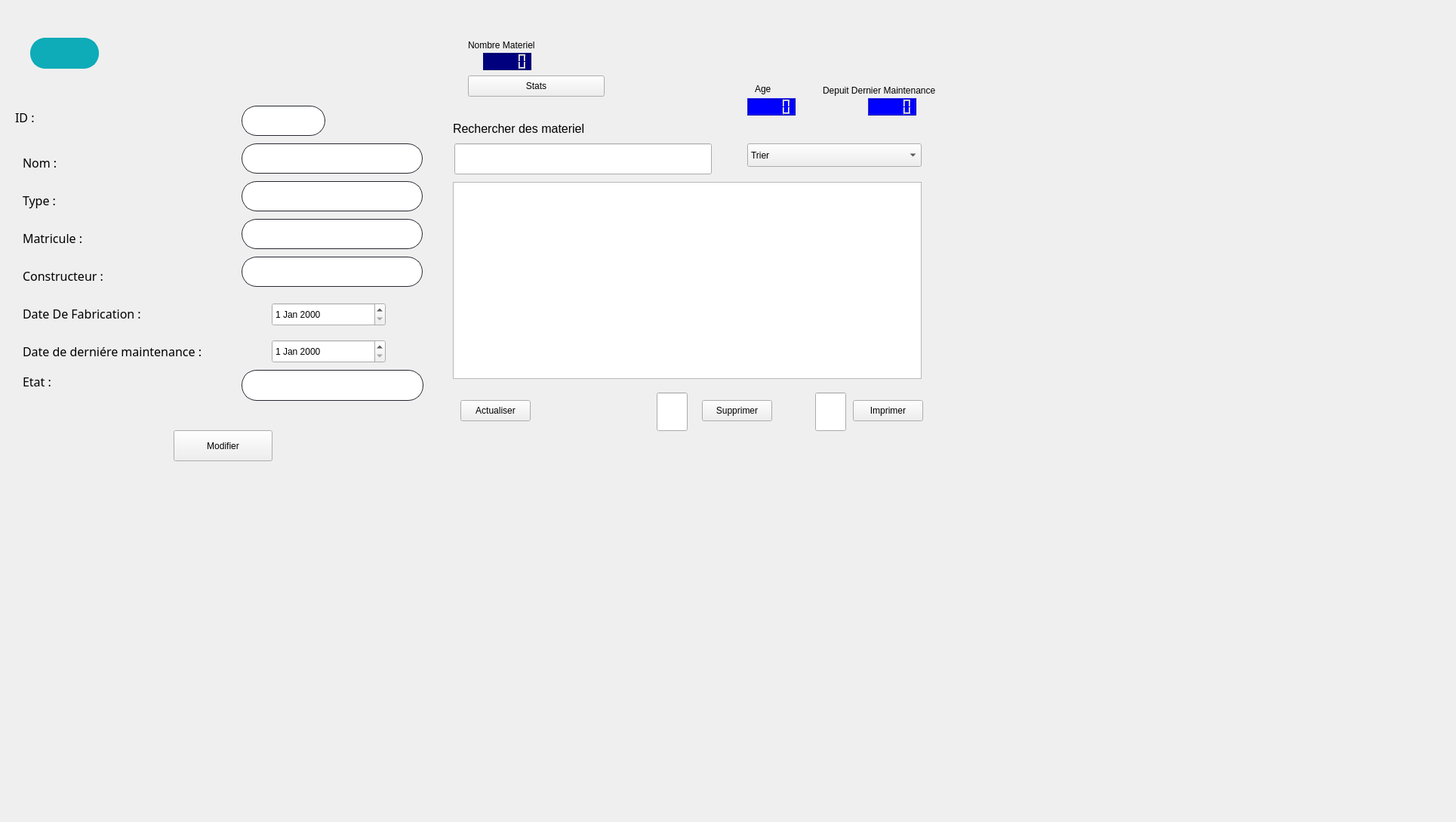
        <widget class="QWidget" name="AfficherMateriel">
         <attribute name="title">
          <string>Afficher Materiel</string>
         </attribute>
         <widget class="QLabel" name="modifBackgroundMat">
          <property name="geometry">
           <rect>
            <x>-10</x>
            <y>-10</y>
            <width>1920</width>
            <height>1080</height>
           </rect>
          </property>
          <property name="text">
           <string/>
          </property>
          <property name="pixmap">
           <pixmap resource="res.qrc">:/img/back_empty.png</pixmap>
          </property>
          <property name="scaledContents">
           <bool>true</bool>
          </property>
         </widget>
         <widget class="QPushButton" name="ActualiserMatBox">
          <property name="geometry">
           <rect>
            <x>610</x>
            <y>530</y>
            <width>93</width>
            <height>28</height>
           </rect>
          </property>
          <property name="text">
           <string>Actualiser</string>
          </property>
         </widget>
         <widget class="QPushButton" name="modifMatBox">
          <property name="geometry">
           <rect>
            <x>230</x>
            <y>570</y>
            <width>131</width>
            <height>41</height>
           </rect>
          </property>
          <property name="text">
           <string>Modifier</string>
          </property>
         </widget>
         <widget class="QComboBox" name="TrierBox">
          <property name="geometry">
           <rect>
            <x>990</x>
            <y>190</y>
            <width>231</width>
            <height>31</height>
           </rect>
          </property>
          <item>
           <property name="text">
            <string>Trier</string>
           </property>
          </item>
          <item>
           <property name="text">
            <string>A-Z</string>
           </property>
          </item>
          <item>
           <property name="text">
            <string>Date Fabrication</string>
           </property>
          </item>
         </widget>
         <widget class="QLabel" name="textRechercherMateriel">
          <property name="geometry">
           <rect>
            <x>600</x>
            <y>150</y>
            <width>311</width>
            <height>41</height>
           </rect>
          </property>
          <property name="font">
           <font>
            <pointsize>12</pointsize>
           </font>
          </property>
          <property name="text">
           <string>&lt;html&gt;&lt;head/&gt;&lt;body&gt;&lt;p&gt;Rechercher des materiel&lt;/p&gt;&lt;/body&gt;&lt;/html&gt;</string>
          </property>
         </widget>
         <widget class="QPushButton" name="imprimerBox">
          <property name="geometry">
           <rect>
            <x>1130</x>
            <y>530</y>
            <width>93</width>
            <height>28</height>
           </rect>
          </property>
          <property name="text">
           <string>Imprimer</string>
          </property>
         </widget>
         <widget class="QPushButton" name="deleteBox">
          <property name="geometry">
           <rect>
            <x>930</x>
            <y>530</y>
            <width>93</width>
            <height>28</height>
           </rect>
          </property>
          <property name="text">
           <string>Supprimer</string>
          </property>
         </widget>
         <widget class="QLabel" name="matImage">
          <property name="geometry">
           <rect>
            <x>340</x>
            <y>10</y>
            <width>151</width>
            <height>111</height>
           </rect>
          </property>
          <property name="styleSheet">
           <string notr="true">/* QLabel background */
QLabel {
    background-color: transparent; /* Change as needed */
    border: none; /* Change as needed */
}

/* QLabel with image */
QLabel#imageLabel {
    border: 1px solid #ccc; /* Change as needed */
    border-radius: 4px; /* Change as needed */
    padding: 4px; /* Change as needed */
}

/* QLabel text */
QLabel#imageLabel::text {
    color: #000; /* Change as needed */
}

/* QLabel image */
QLabel#imageLabel::icon {
    /* Set the path to your image */
    image: url(image_path.png); /* Change the image path */
    width: 100px; /* Change as needed */
    height: 100px; /* Change as needed */
}
</string>
          </property>
          <property name="text">
           <string/>
          </property>
          <property name="pixmap">
           <pixmap resource="res.qrc">:/img/download.jpg</pixmap>
          </property>
          <property name="scaledContents">
           <bool>true</bool>
          </property>
         </widget>
         <widget class="QPushButton" name="returnAfficherMat">
          <property name="geometry">
           <rect>
            <x>40</x>
            <y>50</y>
            <width>91</width>
            <height>41</height>
           </rect>
          </property>
          <property name="styleSheet">
           <string notr="true">/* Styles généraux du bouton */
QPushButton {
    background-color: #0EABB8; /* Bleu clair pour représenter l'eau */
    border: 2px solid #0EABB8; /* Bordure bleue */
    color: #ffffff; /* Texte blanc */
    padding: 15px 25px; /* Espacement intérieur */
    font-size: 18px; /* Taille de la police */
    font-weight: bold; /* Police en gras */
    border-radius: 20px; /* Bordure arrondie */
    outline: none; /* Supprime la bordure de focus */
    position: relative; /* Position relative pour les pseudo-éléments */
    overflow: hidden; /* Cache le contenu débordant */
    transition: background-color 0.3s, color 0.3s; /* Transition des couleurs */
}

/* Style au survol du bouton */
QPushButton:hover {
    background-color: #03a9fc; /* Fond devient blanc */
    color: #0EABB8; /* Texte devient bleu clair */
}

/* Style au clic du bouton */
QPushButton:pressed {
    background-color: #1e4c6f; /* Bleu foncé lors du clic */
    color: #f8f8f8; /* Texte blanc lors du clic */
}

/* Animation pour le pseudo-élément :after */
QPushButton::after {
    content: ''; /* Contenu vide */
    position: absolute; /* Position absolue */
    width: 100%; /* Largeur à 100% */
    height: 100%; /* Hauteur à 100% */
    background-color: rgba(255, 255, 255, 0.3); /* Fond semi-transparent */
    top: 50%; /* Positionnement au centre vertical */
    left: 50%; /* Positionnement au centre horizontal */
    border-radius: 50%; /* Bordure arrondie */
    transform: translate(-50%, -50%) scale(0); /* Réduit l'échelle à 0 */
    transition: transform 0.5s ease; /* Transition de l'échelle */
}

/* Animation au survol du bouton */
QPushButton:hover::after {
    transform: translate(-50%, -50%) scale(2); /* Augmente l'échelle à 2 */
}</string>
          </property>
          <property name="text">
           <string/>
          </property>
          <property name="icon">
           <iconset resource="res.qrc">
            <normaloff>:/img/return.png</normaloff>:/img/return.png</iconset>
          </property>
          <property name="iconSize">
           <size>
            <width>35</width>
            <height>35</height>
           </size>
          </property>
          <property name="shortcut">
           <string>Backspace</string>
          </property>
         </widget>
         <widget class="QTableView" name="tableView">
          <property name="geometry">
           <rect>
            <x>600</x>
            <y>241</y>
            <width>621</width>
            <height>261</height>
           </rect>
          </property>
         </widget>
         <widget class="QLineEdit" name="nomBoxMat_4">
          <property name="geometry">
           <rect>
            <x>320</x>
            <y>190</y>
            <width>240</width>
            <height>40</height>
           </rect>
          </property>
          <property name="font">
           <font>
            <family>OpenSymbol</family>
            <pointsize>11</pointsize>
           </font>
          </property>
          <property name="styleSheet">
           <string notr="true">QLineEdit {
border: 1px solid rgb(37,39,48);
border-radius: 20px;
padding-left:20px;
padding-right:20px;
}
QLineEdit:hover{
	border: 2px solid rgb(222, 221, 218)
}
QLineEdit:focus{
	border: 2px solid rgb(154, 208, 236)
}</string>
          </property>
          <property name="placeholderText">
           <string/>
          </property>
         </widget>
         <widget class="QLineEdit" name="etatBox_4">
          <property name="geometry">
           <rect>
            <x>320</x>
            <y>490</y>
            <width>241</width>
            <height>41</height>
           </rect>
          </property>
          <property name="font">
           <font>
            <family>OpenSymbol</family>
            <pointsize>11</pointsize>
           </font>
          </property>
          <property name="styleSheet">
           <string notr="true">QLineEdit {
border: 1px solid rgb(37,39,48);
border-radius: 20px;
padding-left:20px;
padding-right:20px;
}
QLineEdit:hover{
	border: 2px solid rgb(222, 221, 218)
}
QLineEdit:focus{
	border: 2px solid rgb(154, 208, 236)
}</string>
          </property>
          <property name="placeholderText">
           <string/>
          </property>
         </widget>
         <widget class="QLabel" name="textConstructeur_4">
          <property name="geometry">
           <rect>
            <x>30</x>
            <y>350</y>
            <width>181</width>
            <height>31</height>
           </rect>
          </property>
          <property name="font">
           <font>
            <family>OpenSymbol</family>
            <pointsize>12</pointsize>
           </font>
          </property>
          <property name="text">
           <string>Constructeur :</string>
          </property>
         </widget>
         <widget class="QLabel" name="textEtat_4">
          <property name="geometry">
           <rect>
            <x>30</x>
            <y>490</y>
            <width>351</width>
            <height>31</height>
           </rect>
          </property>
          <property name="font">
           <font>
            <family>OpenSymbol</family>
            <pointsize>12</pointsize>
           </font>
          </property>
          <property name="text">
           <string>Etat :</string>
          </property>
         </widget>
         <widget class="QLineEdit" name="matriculeBox_4">
          <property name="geometry">
           <rect>
            <x>320</x>
            <y>290</y>
            <width>240</width>
            <height>40</height>
           </rect>
          </property>
          <property name="font">
           <font>
            <family>OpenSymbol</family>
            <pointsize>11</pointsize>
           </font>
          </property>
          <property name="styleSheet">
           <string notr="true">QLineEdit {
border: 1px solid rgb(37,39,48);
border-radius: 20px;
padding-left:20px;
padding-right:20px;
}
QLineEdit:hover{
	border: 2px solid rgb(222, 221, 218)
}
QLineEdit:focus{
	border: 2px solid rgb(154, 208, 236)
}</string>
          </property>
          <property name="text">
           <string/>
          </property>
          <property name="placeholderText">
           <string/>
          </property>
         </widget>
         <widget class="QLabel" name="textName_4">
          <property name="geometry">
           <rect>
            <x>30</x>
            <y>200</y>
            <width>211</width>
            <height>31</height>
           </rect>
          </property>
          <property name="font">
           <font>
            <family>OpenSymbol</family>
            <pointsize>12</pointsize>
           </font>
          </property>
          <property name="text">
           <string>Nom :</string>
          </property>
         </widget>
         <widget class="QLabel" name="textMatricule_4">
          <property name="geometry">
           <rect>
            <x>30</x>
            <y>300</y>
            <width>181</width>
            <height>31</height>
           </rect>
          </property>
          <property name="font">
           <font>
            <family>OpenSymbol</family>
            <pointsize>12</pointsize>
           </font>
          </property>
          <property name="text">
           <string>Matricule :</string>
          </property>
         </widget>
         <widget class="QDateEdit" name="dateEdit_4">
          <property name="geometry">
           <rect>
            <x>360</x>
            <y>401</y>
            <width>151</width>
            <height>31</height>
           </rect>
          </property>
         </widget>
         <widget class="QLabel" name="textDateFabrication_4">
          <property name="geometry">
           <rect>
            <x>30</x>
            <y>400</y>
            <width>231</width>
            <height>31</height>
           </rect>
          </property>
          <property name="font">
           <font>
            <family>OpenSymbol</family>
            <pointsize>12</pointsize>
           </font>
          </property>
          <property name="text">
           <string>Date De Fabrication :</string>
          </property>
         </widget>
         <widget class="QLineEdit" name="constructeurBox_4">
          <property name="geometry">
           <rect>
            <x>320</x>
            <y>340</y>
            <width>240</width>
            <height>40</height>
           </rect>
          </property>
          <property name="font">
           <font>
            <family>OpenSymbol</family>
            <pointsize>11</pointsize>
           </font>
          </property>
          <property name="styleSheet">
           <string notr="true">QLineEdit {
border: 1px solid rgb(37,39,48);
border-radius: 20px;
padding-left:20px;
padding-right:20px;
}
QLineEdit:hover{
	border: 2px solid rgb(222, 221, 218)
}
QLineEdit:focus{
	border: 2px solid rgb(154, 208, 236)
}</string>
          </property>
          <property name="placeholderText">
           <string/>
          </property>
         </widget>
         <widget class="QLineEdit" name="typeBox_4">
          <property name="geometry">
           <rect>
            <x>320</x>
            <y>240</y>
            <width>240</width>
            <height>40</height>
           </rect>
          </property>
          <property name="font">
           <font>
            <family>OpenSymbol</family>
            <pointsize>11</pointsize>
           </font>
          </property>
          <property name="styleSheet">
           <string notr="true">QLineEdit {
border: 1px solid rgb(37,39,48);
border-radius: 20px;
padding-left:20px;
padding-right:20px;
}
QLineEdit:hover{
	border: 2px solid rgb(222, 221, 218)
}
QLineEdit:focus{
	border: 2px solid rgb(154, 208, 236)
}</string>
          </property>
          <property name="placeholderText">
           <string/>
          </property>
         </widget>
         <widget class="QLabel" name="textTypeMat_4">
          <property name="geometry">
           <rect>
            <x>30</x>
            <y>250</y>
            <width>181</width>
            <height>31</height>
           </rect>
          </property>
          <property name="font">
           <font>
            <family>OpenSymbol</family>
            <pointsize>12</pointsize>
           </font>
          </property>
          <property name="text">
           <string>Type :</string>
          </property>
         </widget>
         <widget class="QLabel" name="textDateMaintenance_4">
          <property name="geometry">
           <rect>
            <x>30</x>
            <y>450</y>
            <width>361</width>
            <height>31</height>
           </rect>
          </property>
          <property name="font">
           <font>
            <family>OpenSymbol</family>
            <pointsize>12</pointsize>
           </font>
          </property>
          <property name="text">
           <string>Date de derniére maintenance :</string>
          </property>
         </widget>
         <widget class="QLabel" name="textImage_4">
          <property name="geometry">
           <rect>
            <x>20</x>
            <y>140</y>
            <width>181</width>
            <height>31</height>
           </rect>
          </property>
          <property name="font">
           <font>
            <family>OpenSymbol</family>
            <pointsize>12</pointsize>
           </font>
          </property>
          <property name="text">
           <string>ID :</string>
          </property>
         </widget>
         <widget class="QLineEdit" name="idBox_4">
          <property name="geometry">
           <rect>
            <x>320</x>
            <y>140</y>
            <width>111</width>
            <height>40</height>
           </rect>
          </property>
          <property name="font">
           <font>
            <family>OpenSymbol</family>
            <pointsize>11</pointsize>
           </font>
          </property>
          <property name="styleSheet">
           <string notr="true">QLineEdit {
border: 1px solid rgb(37,39,48);
border-radius: 20px;
padding-left:20px;
padding-right:20px;
}
QLineEdit:hover{
	border: 2px solid rgb(222, 221, 218)
}
QLineEdit:focus{
	border: 2px solid rgb(154, 208, 236)
}</string>
          </property>
          <property name="placeholderText">
           <string/>
          </property>
         </widget>
         <widget class="QDateEdit" name="dateMaintenanceBox_4">
          <property name="geometry">
           <rect>
            <x>360</x>
            <y>450</y>
            <width>151</width>
            <height>31</height>
           </rect>
          </property>
         </widget>
         <widget class="QLineEdit" name="suppression_field">
          <property name="geometry">
           <rect>
            <x>870</x>
            <y>520</y>
            <width>41</width>
            <height>51</height>
           </rect>
          </property>
         </widget>
         <widget class="QLineEdit" name="recherche">
          <property name="geometry">
           <rect>
            <x>602</x>
            <y>190</y>
            <width>341</width>
            <height>41</height>
           </rect>
          </property>
         </widget>
         <widget class="QLineEdit" name="pdf_field">
          <property name="geometry">
           <rect>
            <x>1080</x>
            <y>520</y>
            <width>41</width>
            <height>51</height>
           </rect>
          </property>
         </widget>
         <widget class="QLCDNumber" name="lcdNumber">
          <property name="geometry">
           <rect>
            <x>640</x>
            <y>70</y>
            <width>64</width>
            <height>23</height>
           </rect>
          </property>
          <property name="styleSheet">
           <string notr="true">background-color: rgb(0, 0, 127);
</string>
          </property>
         </widget>
         <widget class="QLabel" name="label_10">
          <property name="geometry">
           <rect>
            <x>620</x>
            <y>50</y>
            <width>121</width>
            <height>20</height>
           </rect>
          </property>
          <property name="text">
           <string>Nombre Materiel</string>
          </property>
         </widget>
         <widget class="QLCDNumber" name="LCDMAINT">
          <property name="geometry">
           <rect>
            <x>1150</x>
            <y>130</y>
            <width>64</width>
            <height>23</height>
           </rect>
          </property>
          <property name="styleSheet">
           <string notr="true">background-color: rgb(0, 0, 255);</string>
          </property>
         </widget>
         <widget class="QLCDNumber" name="LCDAGE">
          <property name="geometry">
           <rect>
            <x>990</x>
            <y>130</y>
            <width>64</width>
            <height>23</height>
           </rect>
          </property>
          <property name="styleSheet">
           <string notr="true">background-color: rgb(0, 0, 255);</string>
          </property>
         </widget>
         <widget class="QLabel" name="label_11">
          <property name="geometry">
           <rect>
            <x>1000</x>
            <y>110</y>
            <width>56</width>
            <height>16</height>
           </rect>
          </property>
          <property name="text">
           <string>Age </string>
          </property>
         </widget>
         <widget class="QLabel" name="label_12">
          <property name="geometry">
           <rect>
            <x>1090</x>
            <y>110</y>
            <width>171</width>
            <height>20</height>
           </rect>
          </property>
          <property name="text">
           <string>Depuit Dernier Maintenance</string>
          </property>
         </widget>
         <widget class="QPushButton" name="pushButton_10">
          <property name="geometry">
           <rect>
            <x>620</x>
            <y>100</y>
            <width>181</width>
            <height>28</height>
           </rect>
          </property>
          <property name="text">
           <string>Stats</string>
          </property>
         </widget>
        </widget>
